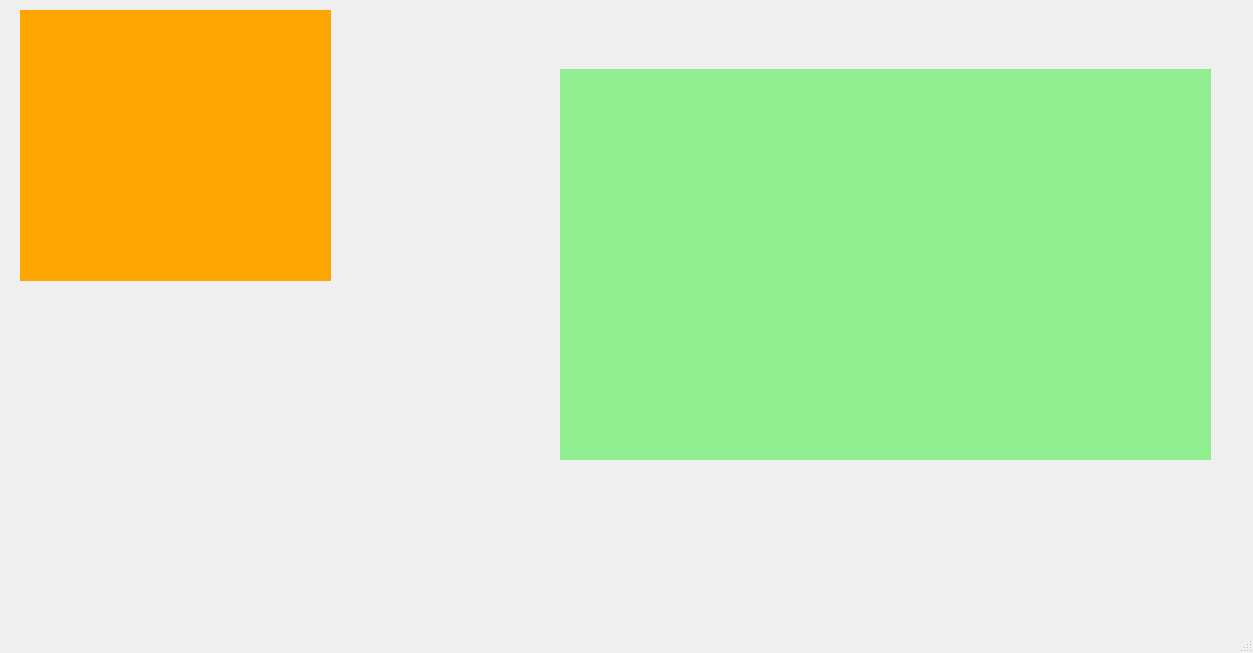
<?xml version="1.0" encoding="UTF-8"?>
<ui version="4.0">
 <class>MainWindow</class>
 <widget class="QMainWindow" name="MainWindow">
  <property name="geometry">
   <rect>
    <x>0</x>
    <y>0</y>
    <width>1253</width>
    <height>653</height>
   </rect>
  </property>
  <property name="windowTitle">
   <string>MainWindow</string>
  </property>
  <widget class="QWidget" name="centralwidget">
   <widget class="VTKWidget" name="qvtkWidget" native="true">
    <property name="geometry">
     <rect>
      <x>20</x>
      <y>10</y>
      <width>311</width>
      <height>271</height>
     </rect>
    </property>
    <property name="styleSheet">
     <string notr="true">background-color:orange;</string>
    </property>
   </widget>
   <widget class="JKQTPlotterWidget" name="qJKplotter" native="true">
    <property name="geometry">
     <rect>
      <x>560</x>
      <y>69</y>
      <width>651</width>
      <height>391</height>
     </rect>
    </property>
    <property name="styleSheet">
     <string notr="true">background-color:lightgreen;</string>
    </property>
   </widget>
  </widget>
  <widget class="QMenuBar" name="menubar">
   <property name="geometry">
    <rect>
     <x>0</x>
     <y>0</y>
     <width>1253</width>
     <height>24</height>
    </rect>
   </property>
  </widget>
  <widget class="QStatusBar" name="statusbar"/>
 </widget>
 <customwidgets>
  <customwidget>
   <class>VTKWidget</class>
   <extends>QWidget</extends>
   <header>VTKWidget.h</header>
   <container>1</container>
  </customwidget>
  <customwidget>
   <class>JKQTPlotterWidget</class>
   <extends>QWidget</extends>
   <header location="global">jkqtplotter/jkqtplotter.h</header>
   <container>1</container>
  </customwidget>
 </customwidgets>
 <resources/>
 <connections/>
</ui>
